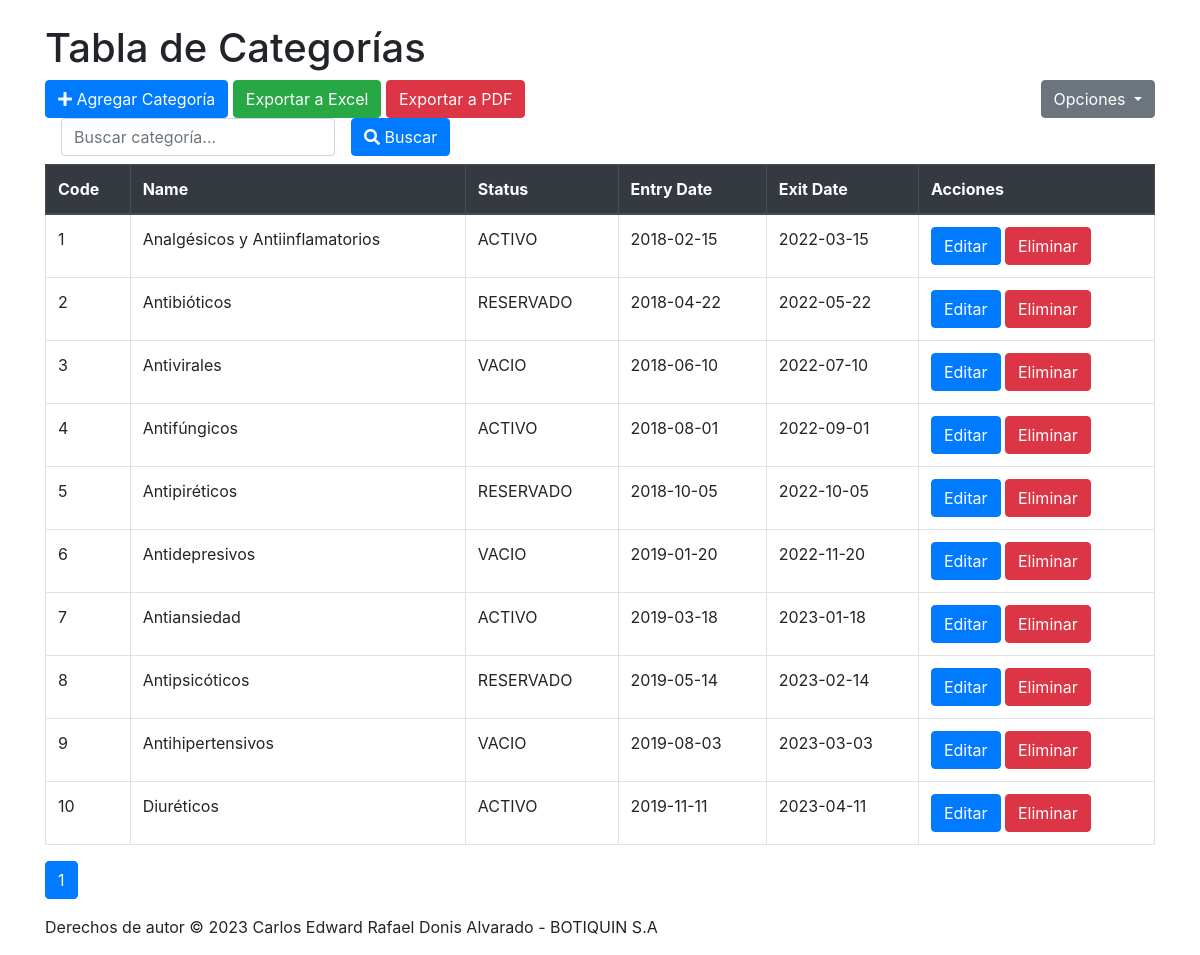
Screenshot of /Menu/categorias.php (signed in) with the database file from the repository.
### tables this page shows
CREATE TABLE
    IF NOT EXISTS Categories (
        Code INT NOT NULL AUTO_INCREMENT PRIMARY KEY,
        Name VARCHAR(100) NOT NULL,
        Status VARCHAR(30) NOT NULL,
        Entry_Date DATE NOT NULL,
        Exit_Date DATE NOT NULL
    );

### Menu/categorias.php (the view, shortened to what this page needs)
<!DOCTYPE html>
<html>
<head>
    <link rel="stylesheet" href="https://maxcdn.bootstrapcdn.com/bootstrap/4.5.2/css/bootstrap.min.css">
    <link rel="stylesheet" href="https://cdnjs.cloudflare.com/ajax/libs/font-awesome/5.15.3/css/all.min.css">
</head>
<body>
    <div class="container">
        <h1 class="mt-4">Tabla de Categorías</h1>
        <div class="btn-group float-right">
            <button type="button" class="btn btn-secondary dropdown-toggle" data-toggle="dropdown" aria-haspopup="true" aria-expanded="false">
                Opciones
            </button>
        </div>
        <a class="btn btn-primary" href="agregar_categoria.php">
            <i class="fas fa-plus"></i> Agregar Categoría
        </a>
        <button class="btn btn-success" id="exportToExcel">Exportar a Excel</button>
        <button class="btn btn-danger" id="exportToPDF">Exportar a PDF</button>
        <form class="form-inline" action="buscar_categoria.php" method="GET">
            <div class="form-group mx-sm-3 mb-2">
                <input type="text" class="form-control" name="query" placeholder="Buscar categoría...">
            </div>
            <button type="submit" class="btn btn-primary mb-2">
                <i class="fas fa-search"></i> Buscar
            </button>
        </form>
        <table id="table-to-export" class="table table-bordered">
            <thead class="thead-dark">
                <tr>
                    <th>Code</th>
                    <th>Name</th>
                    <th>Status</th>
                    <th>Entry Date</th>
                    <th>Exit Date</th>
                    <th>Acciones</th>
                </tr>
            </thead>
            <tbody>
                <?php
                $servername = "localhost";
                $username = "root";
                $password = "";
                $dbname = "botiquin_sa";
                $conn = new mysqli($servername, $username, $password, $dbname);
                $categoriasPorPagina = 10;
                $paginaActual = isset($_GET['pagina']) ? $_GET['pagina'] : 1;
                $inicio = ($paginaActual - 1) * $categoriasPorPagina;
                $sql = "SELECT * FROM categories LIMIT $inicio, $categoriasPorPagina";
                $result = $conn->query($sql);
                if ($result->num_rows > 0) {
                    while ($row = $result->fetch_assoc()) {
                        echo "<tr>";
                        echo "<td>" . $row["Code"] . "</td>";
                        echo "<td>" . $row["Name"] . "</td>";
                        echo "<td>" . $row["Status"] . "</td>";
                        echo "<td>" . $row["Entry_Date"] . "</td>";
                        echo "<td>" . $row["Exit_Date"] . "</td>";
                        echo "<td>";
                        echo "<a class='btn btn-primary' href='editar_categoria.php?id=" . $row["Code"] . "'>Editar</a> ";
                        echo "<a class='btn btn-danger' href='eliminar_categoria.php?id=" . $row["Code"] . "'>Eliminar</a>";
                        echo "</td>";
                        echo "</tr>";
                    }
                } else {
                    echo "<tr><td colspan='6'>No se encontraron registros.</td></tr>";
                }
                ?>
            </tbody>
        </table>
        <nav aria-label="Page navigation example">
            <ul class="pagination">
                <?php
                $sqlTotal = "SELECT COUNT(*) as total FROM categories";
                $resultTotal = $conn->query($sqlTotal);
                $filaTotal = $resultTotal->fetch_assoc();
                $totalCategorias = $filaTotal["total"];
                $totalPaginas = ceil($totalCategorias / $categoriasPorPagina);
                for ($i = 1; $i <= $totalPaginas; $i++) {
                    echo "<li class='page-item ";
                    if ($i == $paginaActual) {
                        echo "active";
                    }
                    echo "'><a class='page-link' href='categorias.php?pagina=$i'>$i</a></li>";
                }
                ?>
            </ul>
        </nav>
    </div>
</body>
<footer>
    <div class="container">
        <p>Derechos de autor &copy; 2023 Carlos Edward Rafael Donis Alvarado - BOTIQUIN S.A</p>
    </div>
</footer>
</html>

### rows the page displays
categories: Code "1", Name "Analgésicos y Antiinflamatorios", Status "ACTIVO", Entry_Date "2018-02-15", Exit_Date "2022-03-15"
categories: Code "2", Name "Antibióticos", Status "RESERVADO", Entry_Date "2018-04-22", Exit_Date "2022-05-22"
categories: Code "3", Name "Antivirales", Status "VACIO", Entry_Date "2018-06-10", Exit_Date "2022-07-10"
categories: Code "4", Name "Antifúngicos", Status "ACTIVO", Entry_Date "2018-08-01", Exit_Date "2022-09-01"
categories: Code "5", Name "Antipiréticos", Status "RESERVADO", Entry_Date "2018-10-05", Exit_Date "2022-10-05"
categories: Code "6", Name "Antidepresivos", Status "VACIO", Entry_Date "2019-01-20", Exit_Date "2022-11-20"
categories: Code "7", Name "Antiansiedad", Status "ACTIVO", Entry_Date "2019-03-18", Exit_Date "2023-01-18"
categories: Code "8", Name "Antipsicóticos", Status "RESERVADO", Entry_Date "2019-05-14", Exit_Date "2023-02-14"
categories: Code "9", Name "Antihipertensivos", Status "VACIO", Entry_Date "2019-08-03", Exit_Date "2023-03-03"
categories: Code "10", Name "Diuréticos", Status "ACTIVO", Entry_Date "2019-11-11", Exit_Date "2023-04-11"
